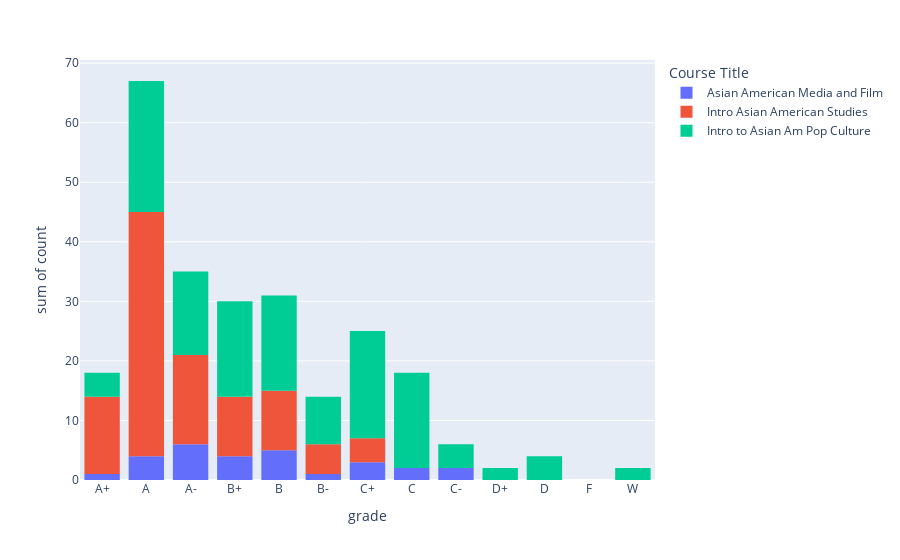

Notebook cell for this chart:
### Code cell
temp_df = filtered_df.loc[("AAS", "Arai, Sayuri")].reset_index().melt(id_vars="Course Title", 
              var_name="grade", value_name="count")
# 
temp_df
px.histogram(temp_df, x="grade", y="count", color="Course Title")

### Figure 1 — Plotly figure (JSON) as saved in the notebook; plotly's stock layout.template omitted (floating-point values rounded to 4 significant figures)
{"data": [{"alignmentgroup": "True", "bingroup": "x", "histfunc": "sum", "hovertemplate": "Course Title=Asian American Media and Film<br>grade=%{x}<br>sum of count=%{y}<extra></extra>", "legendgroup": "Asian American Media and Film", "marker": {"color": "#636efa"}, "name": "Asian American Media and Film", "offsetgroup": "Asian American Media and Film", "orientation": "v", "showlegend": true, "type": "histogram", "x": ["A+", "A", "A-", "B+", "B", "B-", "C+", "C", "C-", "D+", "D", "F", "W"], "xaxis": "x", "y": [1, 4, 6, 4, 5, 1, 3, 2, 2, 0, 0, 0, 0], "yaxis": "y"}, {"alignmentgroup": "True", "bingroup": "x", "histfunc": "sum", "hovertemplate": "Course Title=Intro Asian American Studies<br>grade=%{x}<br>sum of count=%{y}<extra></extra>", "legendgroup": "Intro Asian American Studies", "marker": {"color": "#EF553B"}, "name": "Intro Asian American Studies", "offsetgroup": "Intro Asian American Studies", "orientation": "v", "showlegend": true, "type": "histogram", "x": ["A+", "A", "A-", "B+", "B", "B-", "C+", "C", "C-", "D+", "D", "F", "W"], "xaxis": "x", "y": [13, 41, 15, 10, 10, 5, 4, 0, 0, 0, 0, 0, 0], "yaxis": "y"}, {"alignmentgroup": "True", "bingroup": "x", "histfunc": "sum", "hovertemplate": "Course Title=Intro to Asian Am Pop Culture<br>grade=%{x}<br>sum of count=%{y}<extra></extra>", "legendgroup": "Intro to Asian Am Pop Culture", "marker": {"color": "#00cc96"}, "name": "Intro to Asian Am Pop Culture", "offsetgroup": "Intro to Asian Am Pop Culture", "orientation": "v", "showlegend": true, "type": "histogram", "x": ["A+", "A", "A-", "B+", "B", "B-", "C+", "C", "C-", "D+", "D", "F", "W"], "xaxis": "x", "y": [4, 22, 14, 16, 16, 8, 18, 16, 4, 2, 4, 0, 2], "yaxis": "y"}], "layout": {"barmode": "relative", "legend": {"title": {"text": "Course Title"}, "tracegroupgap": 0}, "margin": {"t": 60}, "xaxis": {"anchor": "y", "domain": [0, 1], "title": {"text": "grade"}}, "yaxis": {"anchor": "x", "domain": [0, 1], "title": {"text": "sum of count"}}}}
